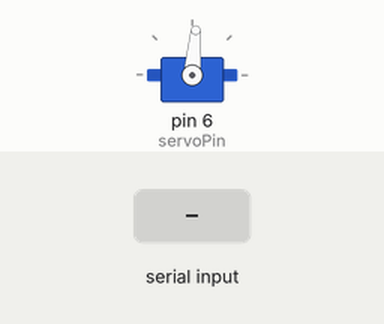
This sketch was run on a simulated Arduino Uno, built with avr-gcc and run on an emulated ATmega328P. Parts: servo. The test bench sets the inputs (shaded band).

Above: at 1.2 s.
1.3 s: "90,45\n" received over Serial
At 2.5 s:
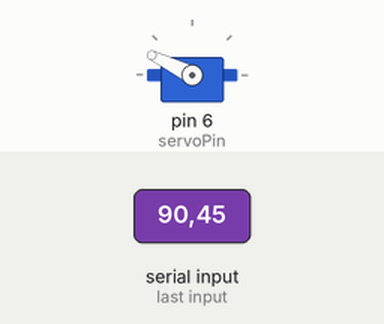
2.8 s: "5\n" received over Serial
At 3.6 s:
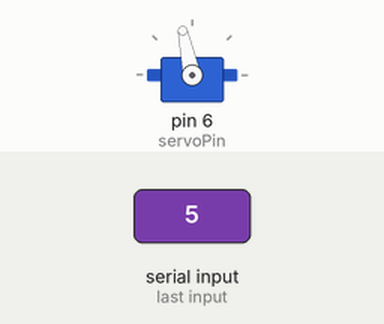
4.3 s: "30,150\n" received over Serial
At 5.0 s:
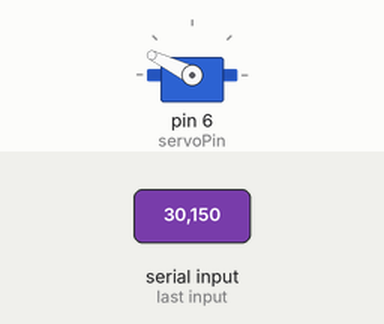
Timing chart, 0 to 7.3 s (numbered marks = the images above; inputs shaded):
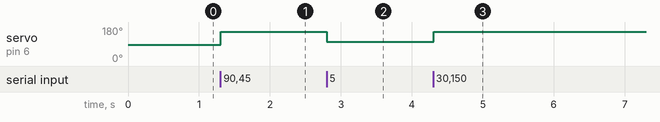

Measured:
- after the input at 1.3 s, servo on pin 6 (servoPin): 85° → 154° at once
- after the input at 2.8 s, servo on pin 6 (servoPin): 154° → 102° at once
- after the input at 4.3 s, servo on pin 6 (servoPin): 102° → 154° at once

The sketch:

Read_VertSpeed.ino
```cpp
/** HEADER *******************************************************************
 * Author: Anthony Venturella                                                *
 * GitHub: https://github.com/AnthonyVenturella/UnityArduinoToyBox           *
 *---------------------------------------------------------------------------*/
/*  Description                                                              *
 *  Read_VertSpeed:                                                          *
 *    Program recieves data from Serial that is constrained by the range     *
 *    -20 <=> 20, it then maps to values that are calibrated to each servo.  *
 *    Purpose is for a vertical Speed indicator, made with a servo           *
 *                                                                           *
 *    Calibration:                                                           *
 *        servo Pos,     f/s                                                 *
 *        ==================                                                 *
 *        85       -   0   f/s                                               *
 *        159      -  ~22+ f/s (opposite of 85pos +)                         *
 *        154      -   20+ f/s                                               *
 *        14       -  ~22- f/s (opposite of 85pos -)                         *
 *        16       -   20- f/s                                               *
 *                                                                           *
 *---------------------------------------------------------------------------*/
/*  Expected Board Layout:                                                   *
 *                                                                           *
 *  +-----------------------------+                                          *
 *  |   +-+           +---+       |                                          *
 *  | +-|P|-----------|USB|---+   |                                          *
 *  | | |W|           +---+   |   |                                          *
 *  | | |R|                   |   |                                          *
 *  | | +-+            AREF[ ]|   |                                          *
 *  | |                 GND[ ]|   |                                          *
 *  | |[ ]IOREF   LED[+] 13[ ]|   |                                          *
 *  | |[ ]RESET          12[ ]|   |                                          *
 *  | |[ ]3.3V           11[ ]|   |          |==========|                    *
 *  +-|[+]5V             10[ ]|   |   +------]~         |                    *
 * +--|[-]GND             9[ ]|   |   |      |          |                    *
 * |  ~                       ~   +---|------]5V   Servo|                    *
 * |  |[ ]VIN             7[ ]|       |      |          |                    *
 * |  |                   6[+]|-------+   +--]GND       |                    *
 * |  ~                       ~           |  |==========|                    *
 * |  |                 ______/           |                                  *
 * |   \_______________/                  |                                  *
 * |                                      |                                  *
 * +--------------------------------------+                                  *
 *                                                                           *
 *****************************************************************************/


#include <Servo.h>

Servo VSpeedDial;
int servoPin = 6;

int servoLow = 16;
int servoHigh = 154;

void setup() {
  VSpeedDial.attach(servoPin);
  VSpeedDial.write(85);

  Serial.begin(9600);
}

void loop() {
  if(Serial.available()){
    int vertSpeed = (int)(Serial.readStringUntil('\n').toFloat());

    VSpeedDial.write(constrain(map(vertSpeed, -20, 20, servoLow, servoHigh), servoLow, servoHigh));
  }
}
```
